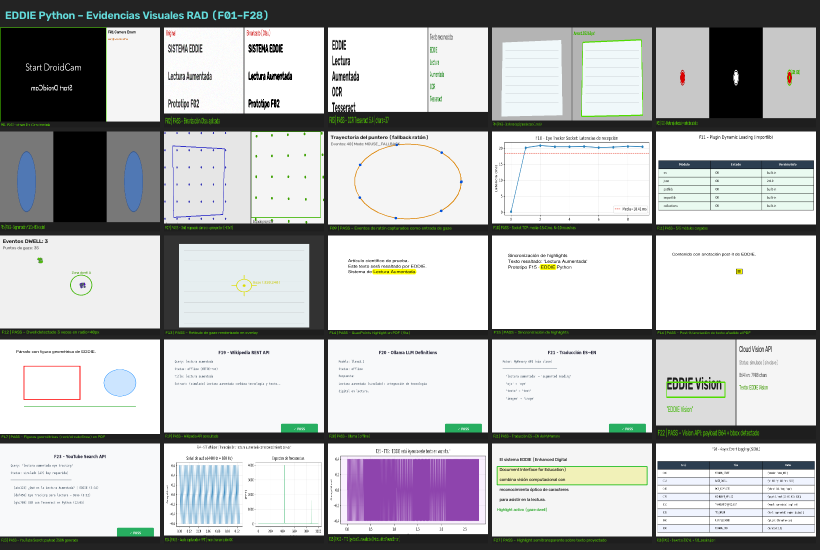
#> input picture eddie-python/prototypes/rad_funcionalidades/evidencias/evidencia_MOSAICO_COMPLETO.png, 1640 x 1100 px (shown at 1/2 size)
$ python -i f02_image_preprocessing.py   (imports and definitions only)
#> lines starting #> are read from the running program, lines starting #| are printed output that depends on the picture; after the words box and inside, x2 and y2 are one past the last pixel; in counts of white or black regions, pixels touching at a corner belong together
#> further down, picture is the input picture: shape (1100, 1640, 3); mean B, G, R 184.7, 184.2, 182.9
"""
prototypes/rad_funcionalidades/f02_image_preprocessing.py
===========================================================
PROTOTIPO RAD - F2: Preprocesamiento y Binarización de Texto
===========================================================
Subsistema: Procesamiento de Imágenes y Visión Computacional
Archivo C# Legacy: ModuloProcesamientoImagenes / ColorRecognition.cs (Emgu.CV)
Tecnología Propuesta: OpenCV (cv2.cvtColor, cv2.GaussianBlur, cv2.threshold Otsu/Adaptativo)

Descripción:
  Recorta la imagen del documento, convierte BGR a escala de grises, aplica suavizado Gaussiano
  y binarización adaptativa/Otsu para aislar el texto impreso en el papel antes del OCR.
"""
import sys
import os
import time
import argparse
import numpy as np

os.environ['PYTHONIOENCODING'] = 'utf-8'

# [3 lines not run here, left out]

try:
    import cv2
except ImportError:
    print("ERROR: OpenCV no instalado (pip install opencv-python)")
    sys.exit(1)

def create_synthetic_page() -> np.ndarray:
    """Crea una imagen sintética representando una página de texto impresa."""
    img = np.ones((600, 800, 3), dtype=np.uint8) * 240
    # Agregar sombreado desigual para simular iluminación real de cámara
    gradient = np.linspace(0.7, 1.1, 800)
    for row in range(600):
        img[row] = (img[row] * gradient[:, None]).astype(np.uint8)

    # Texto de prueba
    cv2.putText(img, "EDDIE AR - LECTURA AUMENTADA", (50, 80), cv2.FONT_HERSHEY_SIMPLEX, 1.0, (10, 10, 10), 2)
    cv2.putText(img, "F2: Preprocesamiento de texto con binarización adaptativa", (50, 140), cv2.FONT_HERSHEY_SIMPLEX, 0.7, (30, 30, 30), 2)
    cv2.putText(img, "OpenCV reemplaza la librería Emgu.CV de C#", (50, 200), cv2.FONT_HERSHEY_SIMPLEX, 0.7, (20, 20, 20), 2)
    return img

def run_preprocessing_pipeline(image: np.ndarray) -> dict:
    t0 = time.perf_counter()
    metrics = {}

    # 1. Escala de grises
    t_step = time.perf_counter()
    gray = cv2.cvtColor(image, cv2.COLOR_BGR2GRAY)
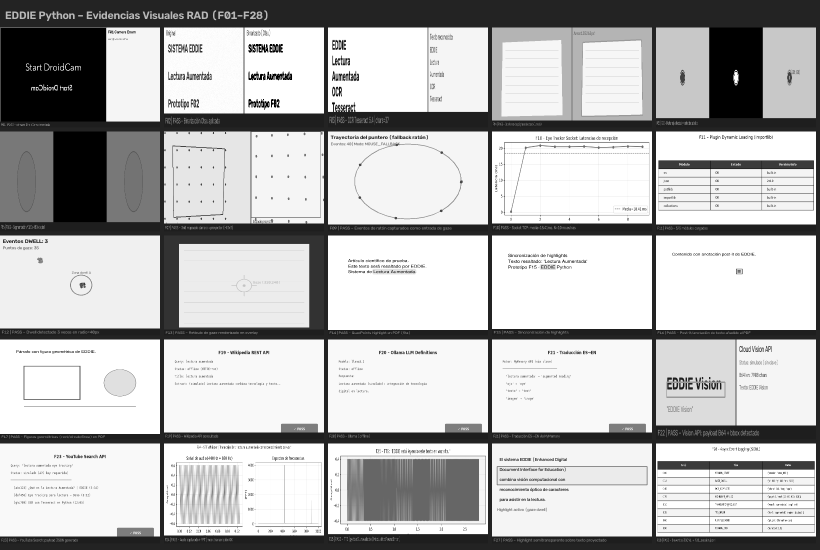
#> gray: shape (1100, 1640) (shown at 1/2 size); min 0, max 255, mean 183.9
    metrics['gray_ms'] = round((time.perf_counter() - t_step) * 1000, 3)

    # 2. Reducción de ruido Gaussiano
    t_step = time.perf_counter()
    blur = cv2.GaussianBlur(gray, (5, 5), 0)
    metrics['blur_ms'] = round((time.perf_counter() - t_step) * 1000, 3)

    # 3. Binarización Otsu
    t_step = time.perf_counter()
    _, thresh_otsu = cv2.threshold(blur, 0, 255, cv2.THRESH_BINARY + cv2.THRESH_OTSU)
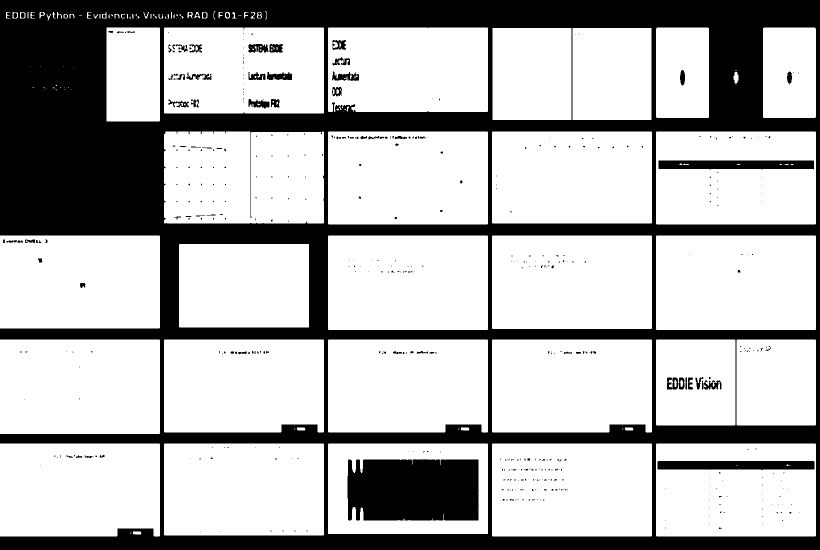
#> thresh_otsu: shape (1100, 1640) (shown at 1/2 size); 70.9% white; 495 black regions (405 under 20 px), largest, box (x1, y1, x2, y2) and area: (0, 0, 1640, 1100) 471545, (695, 918, 958, 1041) 31110, (1315, 922, 1629, 940) 5323
    metrics['otsu_ms'] = round((time.perf_counter() - t_step) * 1000, 3)

    # 4. Binarización Adaptativa (resistente a sombras de cámara)
    t_step = time.perf_counter()
    thresh_adap = cv2.adaptiveThreshold(
        blur, 255, cv2.ADAPTIVE_THRESH_GAUSSIAN_C, cv2.THRESH_BINARY, 11, 2
    )
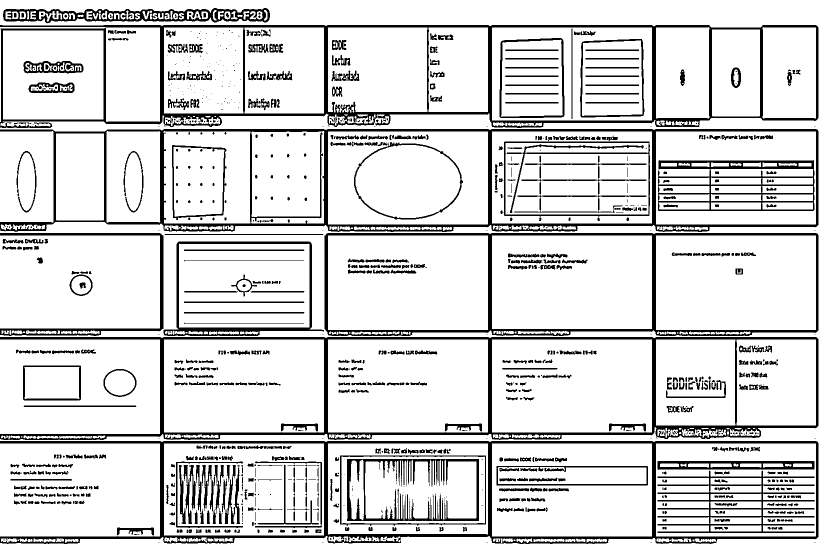
#> thresh_adap: shape (1100, 1640) (shown at 1/2 size); 84.7% white; 1017 black regions (397 under 20 px), largest, box (x1, y1, x2, y2) and area: (0, 50, 1637, 256) 32243, (0, 258, 1637, 464) 29861, (0, 674, 1637, 880) 27795
    metrics['adaptive_ms'] = round((time.perf_counter() - t_step) * 1000, 3)

    metrics['total_pipeline_ms'] = round((time.perf_counter() - t0) * 1000, 3)
    return metrics, thresh_adap

def main():
    print("\n[PASO 1] Generando imagen sintética de documento con gradiente de iluminación...")
    img = create_synthetic_page()

    print("\n[PASO 2] Ejecutando pipeline de preprocesamiento (Grayscale -> Blur -> Adaptive Threshold)...")
    metrics, binary_img = run_preprocessing_pipeline(img)

    print(f"\n{'='*70}")
    print("RESUMEN DE FACTIBILIDAD TÉCNICA - F2")
    print(f"{'='*70}")
    print(f"  Conversión Grayscale : {metrics['gray_ms']} ms")
    print(f"  Filtro Gaussiano     : {metrics['blur_ms']} ms")
    print(f"  Umbralización Otsu   : {metrics['otsu_ms']} ms")
    print(f"  Umbral Adaptativo    : {metrics['adaptive_ms']} ms")
    print(f"  TIEMPO TOTAL PIPELINE: {metrics['total_pipeline_ms']} ms")
    print(f"  Equivalencia C#      : ColorRecognition.cs (Emgu.CV) -> OpenCV Python")
    print(f"  Estado Factibilidad  : FACTIBLE Y SUPERIOR EN VELOCIDAD")
    print("="*70 + "\n")

# [2 lines not run here, left out]

>>> import cv2
>>> picture = cv2.imread('evidencias/evidencia_MOSAICO_COMPLETO.png')
>>> result = run_preprocessing_pipeline(picture)

$ run again, on eddie-python/prototypes/rad_funcionalidades/evidencias/evidencia_f04_pagina.png
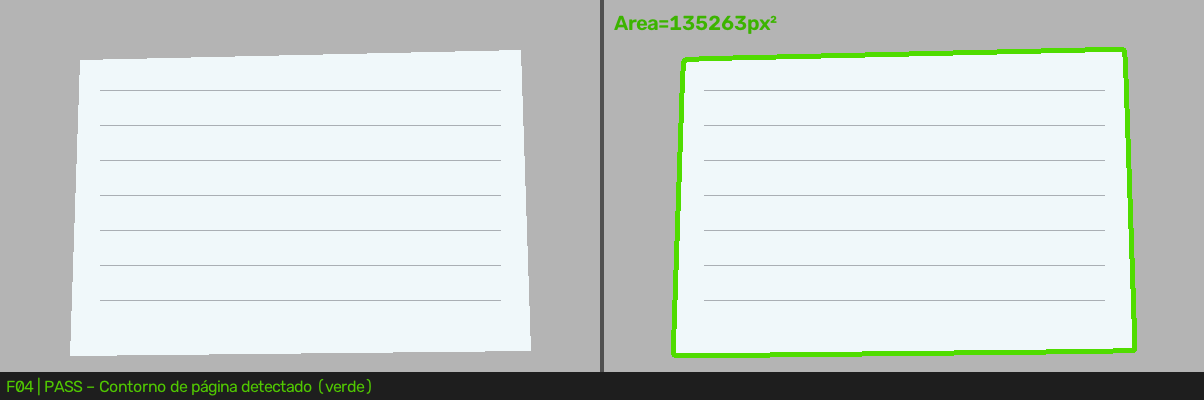
#> input picture eddie-python/prototypes/rad_funcionalidades/evidencias/evidencia_f04_pagina.png, 1204 x 400 px
#> picture is the input picture: shape (400, 1204, 3); mean B, G, R 203.8, 207, 199.9
#> in run_preprocessing_pipeline, `_, thresh_otsu = cv2.threshold(blur, 0, 255, cv2.THRESH_BINARY + cv2.T..`:
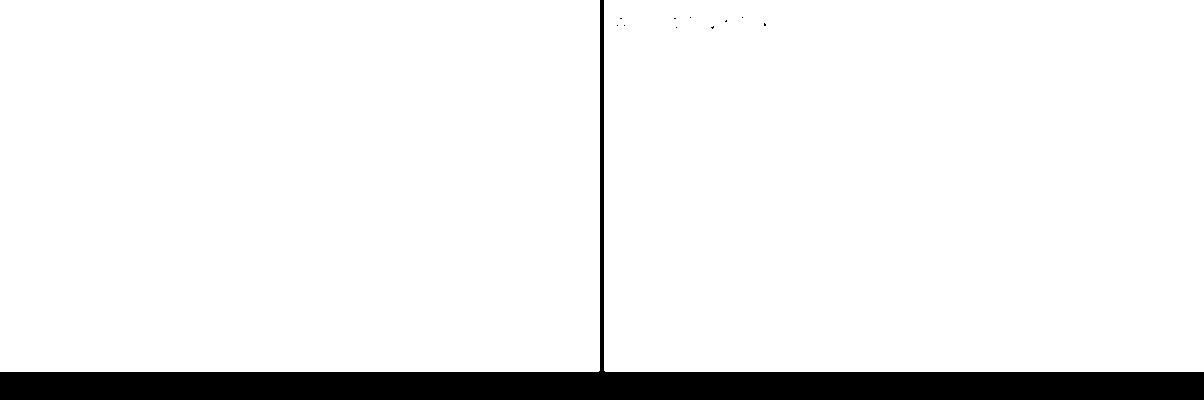
#> thresh_otsu: shape (400, 1204); 92.7% white; 11 black regions (10 under 20 px), largest, box (x1, y1, x2, y2) and area: (0, 0, 1204, 400) 35202
#> in run_preprocessing_pipeline, `thresh_adap = cv2.adaptiveThreshold( blur, 255, cv2.ADAPTIVE_THRESH_GA..`:
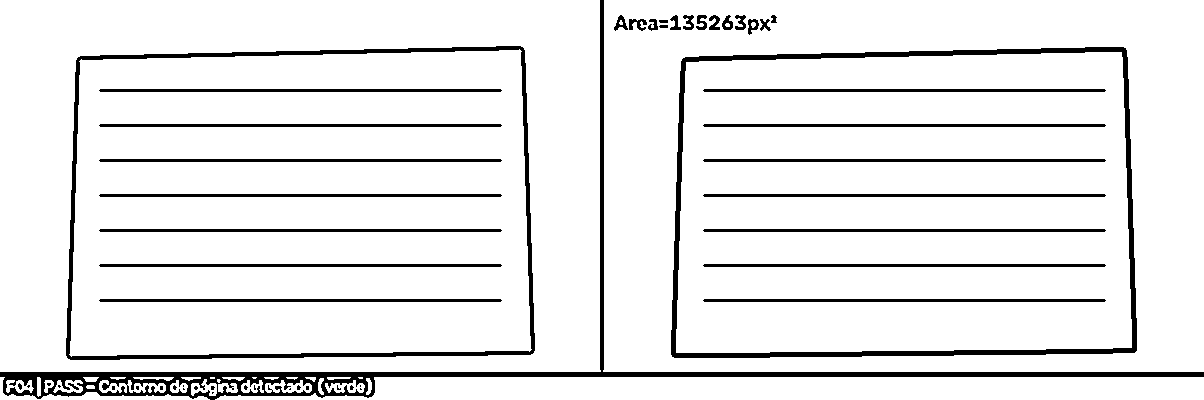
#> thresh_adap: shape (400, 1204); 91% white; 54 black regions (22 under 20 px), largest, box (x1, y1, x2, y2) and area: (0, 0, 1204, 400) 11277, (671, 47, 1137, 358) 7470, (66, 46, 535, 360) 6125
